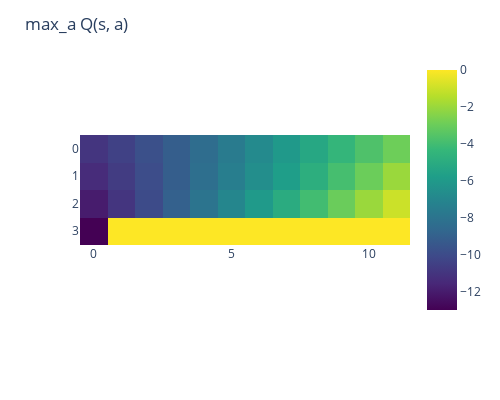

Notebook code for this chart:
### Code cell
learned_actions = Q.max(axis=1).values.reshape(4, 12)
px.imshow(learned_actions, color_continuous_scale='Viridis').update_layout(title='max_a Q(s, a)', width=500, height=400)

### Figure 1 — Plotly figure (JSON) as saved in the notebook; plotly's stock layout.template omitted (floating-point values rounded to 4 significant figures)
{"data": [{"coloraxis": "coloraxis", "hovertemplate": "x: %{x}<br>y: %{y}<br>color: %{z}<extra></extra>", "name": "0", "type": "heatmap", "xaxis": "x", "yaxis": "y", "z": [[-10.97, -10.45, -9.775, -9.145, -8.384, -7.6, -6.8, -6.057, -5.252, -4.424, -3.68, -2.916], [-11.37, -10.69, -9.946, -9.133, -8.285, -7.44, -6.583, -5.751, -4.826, -3.902, -2.972, -1.999], [-12.0, -11.0, -10.0, -9.0, -8.0, -7.0, -6.0, -5.0, -4.0, -3.0, -2.0, -1.0], [-13.0, 0.0, 0.0, 0.0, 0.0, 0.0, 0.0, 0.0, 0.0, 0.0, 0.0, 0.0]]}], "layout": {"coloraxis": {"colorscale": [[0, "#440154"], [0.1111, "#482878"], [0.2222, "#3e4989"], [0.3333, "#31688e"], [0.4444, "#26828e"], [0.5556, "#1f9e89"], [0.6667, "#35b779"], [0.7778, "#6ece58"], [0.8889, "#b5de2b"], [1, "#fde725"]]}, "height": 400, "margin": {"t": 60}, "title": {"text": "max_a Q(s, a)"}, "width": 500, "xaxis": {"anchor": "y", "constrain": "domain", "domain": [0, 1], "scaleanchor": "y"}, "yaxis": {"anchor": "x", "autorange": "reversed", "constrain": "domain", "domain": [0, 1]}}}
